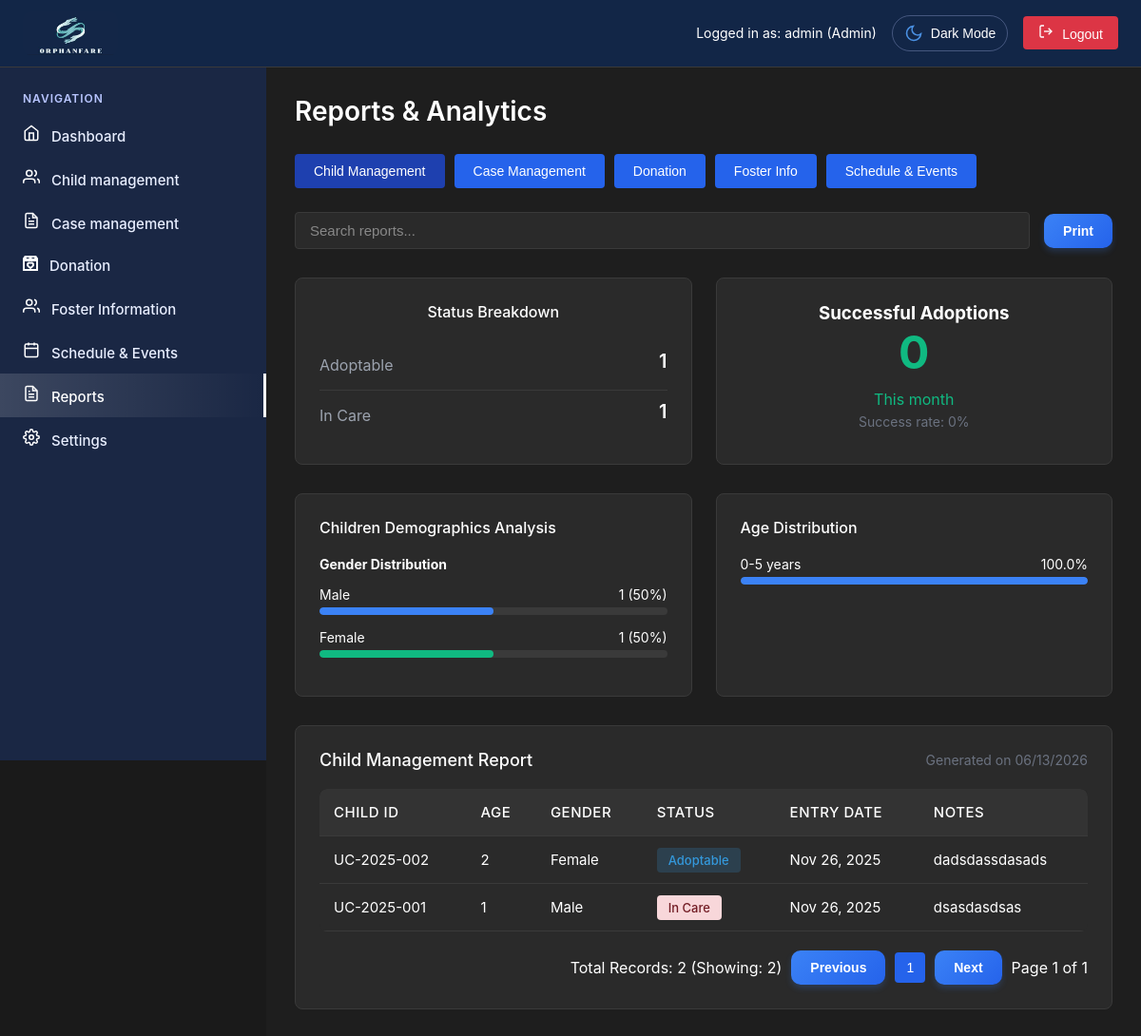
/admin/reports.php (signed in), run on the app's committed database.
### tables this page shows
CREATE TABLE `users` (
  `id` int(11) NOT NULL,
  `username` varchar(50) NOT NULL,
  `email` varchar(100) NOT NULL,
  `password` varchar(255) NOT NULL,
  `role` enum('super_admin','admin','user','Social Worker','Social Welfare Assistant') DEFAULT 'user',
  `status` enum('active','inactive','pending') DEFAULT 'pending',
  `created_at` timestamp NOT NULL DEFAULT current_timestamp(),
  `updated_at` timestamp NOT NULL DEFAULT current_timestamp() ON UPDATE current_timestamp(),
  `two_factor_secret` varchar(32) DEFAULT NULL,
  `two_factor_enabled` tinyint(1) DEFAULT 0,
  `two_factor_verified` tinyint(1) DEFAULT 0,
  `two_factor_backup_codes` text DEFAULT NULL,
  `last_login` timestamp NULL DEFAULT NULL,
  `last_password_change` timestamp NOT NULL DEFAULT current_timestamp(),
  `failed_attempts` int(11) DEFAULT 0,
  `account_locked` tinyint(1) DEFAULT 0,
  `is_active` tinyint(1) DEFAULT 1
);

CREATE TABLE `children` (
  `id` int(11) NOT NULL,
  `child_id` varchar(20) NOT NULL,
  `name` varchar(100) NOT NULL,
  `age` int(11) NOT NULL,
  `gender` enum('Male','Female') NOT NULL,
  `date_of_birth` date DEFAULT NULL,
  `entry_date` date NOT NULL,
  `status` enum('Adoptable','Adopted','In Care','Reintegrated') DEFAULT 'In Care',
  `address` text DEFAULT NULL,
  `civil_status` varchar(50) DEFAULT NULL,
  `birth_place` varchar(255) DEFAULT NULL,
  `educational_attainment` varchar(100) DEFAULT NULL,
  `occupation` varchar(100) DEFAULT NULL,
  `monthly_income` varchar(50) DEFAULT NULL,
  `religion` varchar(100) DEFAULT NULL,
  `family_composition` text DEFAULT NULL,
  `problem_presented` text DEFAULT NULL,
  `assessment_recommendation` text DEFAULT NULL,
  `health_status` varchar(100) DEFAULT 'Good',
  `allergies` text DEFAULT NULL,
  `emergency_contact` varchar(100) DEFAULT NULL,
  `contact_phone` varchar(20) DEFAULT NULL,
  `problem_description` text DEFAULT NULL,
  `notes` text DEFAULT NULL,
  `photo_path` varchar(255) DEFAULT NULL,
  `created_at` timestamp NOT NULL DEFAULT current_timestamp(),
  `updated_at` timestamp NOT NULL DEFAULT current_timestamp() ON UPDATE current_timestamp(),
  `linked_case_id` varchar(20) DEFAULT NULL,
  `created_by` int(11) DEFAULT NULL,
  `cf_educational_level` varchar(100) DEFAULT NULL,
  `cf_religion` varchar(50) DEFAULT NULL,
  `cf_special_needs` text DEFAULT NULL,
  `cf_hobbies` text DEFAULT NULL,
  `cf_school_name` varchar(255) DEFAULT NULL,
  `cf_grade_level` varchar(50) DEFAULT NULL,
  `cf_favorite_color` text DEFAULT NULL
);

### admin/reports.php (the view, shortened to what the rows shown need)
<?php
require_once 'includes/header.php';
$recordsPerPage = 10;
$currentPage = $_GET['page'] ?? 1;
$offset = ($currentPage - 1) * $recordsPerPage;
try {
    $stmt = $pdo->prepare("
        SELECT child_id, name, age, gender, status, entry_date, notes
        FROM children
        ORDER BY created_at DESC
        LIMIT $offset, $recordsPerPage
    ");
    $stmt->execute();
    $recentChildren = $stmt->fetchAll();
} catch (Exception $e) {
    error_log("Reports page error: " . $e->getMessage());
    $statusBreakdown = [];
    $monthlyAdoptions = 0;
    $genderDistribution = [];
    $ageDistribution = [];
    $recentChildren = [];
    $totalChildren = 0;
    $successRate = 0;
}
?>
<main class="main-content">
    <div class="page-header">
        <h1 class="page-title">Reports & Analytics</h1>
    </div>
    <div id="childReport" class="report-content active">
        <div class="table-section">
            <table>
                <thead>
                    <tr>
                        <th>Child ID</th>
                        <th>Age</th>
                        <th>Gender</th>
                        <th>Status</th>
                        <th>Entry Date</th>
                        <th>Notes</th>
                    </tr>
                </thead>
                <tbody id="childReportTableBody">
                    <?php foreach ($recentChildren as $child): ?>
                    <tr>
                        <td class="child-id"><?php echo htmlspecialchars($child['child_id']); ?></td>
                        <td><?php echo htmlspecialchars($child['age']); ?></td>
                        <td><?php echo htmlspecialchars($child['gender']); ?></td>
                        <td>
                            <span class="badge badge-<?php
                                echo $child['status'] === 'Adopted' ? 'success' :
                                     ($child['status'] === 'Adoptable' ? 'info' : 'danger');
                            ?>">
                                <?php echo htmlspecialchars($child['status']); ?>
                            </span>
                        </td>
                        <td><?php echo formatDate($child['entry_date']); ?></td>
                        <td><?php echo htmlspecialchars($child['notes'] ?? 'No notes'); ?></td>
                    </tr>
                    <?php endforeach; ?>
                </tbody>
            </table>
        </div>
    </div>
</div>
<?php require_once 'includes/footer.php'; ?>

### admin/includes/header.php (shortened to what the rows shown need)
<?php
require_once '../config/database.php';
require_once 'auth.php';
$currentUser = getCurrentUser();
try {
    $stmt = $pdo->prepare("SELECT role FROM users WHERE id = ?");
    $stmt->execute([$currentUser['id']]);
    $dbUser = $stmt->fetch(PDO::FETCH_ASSOC);
    if ($dbUser && $dbUser['role']) {
        $currentUser = getCurrentUser();
    }
} catch (Exception $e) {
}
?>
<!DOCTYPE html>
<html lang="en">
<head>
    <link rel="stylesheet" href="../css/common.css">
    <link rel="stylesheet" href="../css/admin.css">
</head>
<body>
    <div class="dashboard-container">
        <div class="top-header">
            <div class="user-info">
                <span class="user-status">Logged in as: <?php echo htmlspecialchars($currentUser['username'] ?? 'Admin'); ?> (<?php
                    $roleDisplay = match($currentUser['role']) {
                        'super_admin' => 'Super Admin',
                        'admin' => 'Admin',
                        'Social Worker' => 'Social Worker',
                        'Social Welfare Assistant' => 'Social Welfare Assistant',
                        default => ucfirst($currentUser['role'])
                    };
                    echo htmlspecialchars($roleDisplay);
                ?>)</span>
                <button id="themeToggle" class="theme-toggle">
                    <span class="theme-icon">
                    </span>
                    <span class="text">Dark Mode</span>
                </button>
                <button class="logout-btn" onclick="logout()">
                    <svg width="16" height="16" viewBox="0 0 24 24" fill="none" stroke="currentColor" stroke-width="2" style="margin-right: 5px;">
                        <path d="M9 21H5a2 2 0 0 1-2-2V5a2 2 0 0 1 2-2h4"/>
                        <polyline points="16 17 21 12 16 7"/>
                        <line x1="21" y1="12" x2="9" y2="12"/>
                    </svg>
                    Logout
                </button>
            </div>
        </div>

### data on the page
users: role "admin", role "Admin"
children: child "UC-2025-002", age "2", gender "Female", status "Adoptable", entry_date "Nov 26, 2025", notes "dadsdassdasads"
children: child "UC-2025-001", age "1", gender "Male", status "In Care", entry_date "Nov 26, 2025", notes "dsasdasdsas"

### other printed values
$status['status'] "Adoptable"
$status['count'] "1"
$status['status'] "In Care"
$monthlyAdoptions "0"
$successRate "0"
$gender['gender'] "Male"
$gender['count'] "1"
$percentage "50"
$gender['gender'] "Female"
$ageGroup['age_group'] "0-5 years"
$ageGroup['percentage'] "100.0"
$totalChildren "2"
count($recentChildren) "2"
$currentPage "1"
$totalChildPages "1"
